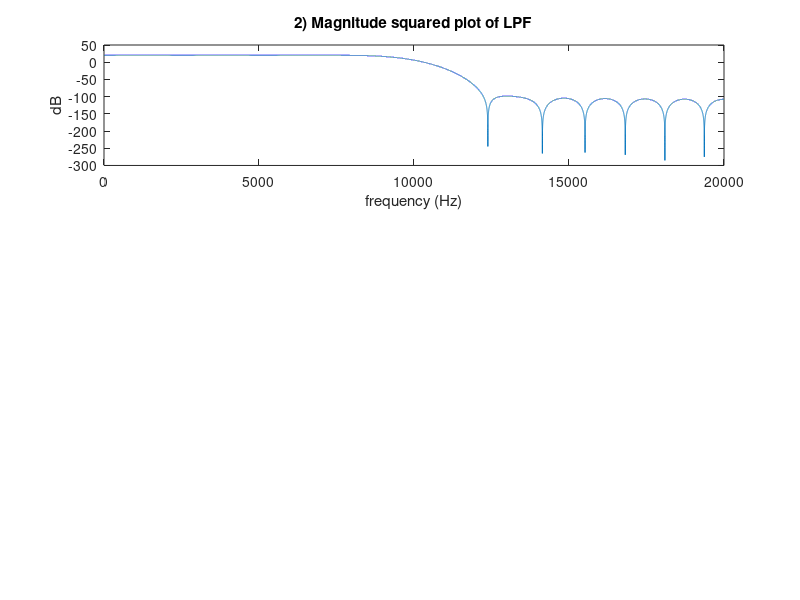

MATLAB code to generate this figure: (Note: this script raises an error after producing the figure.)
% ECE 251 assignment 1: Due noon, Monday Oct 7, 2019
% Given: 
%   - The noise is complex Gaussian white noise with zero mean and
%       variance sigma^2
%   - The filter has a 3dB bandwidth of 10kHz and an attenuation of 50dB
%       at 12kHz. The DC gain is 20dB.

close all;
clear all;
clc

%% 1. Determine the variance of the noise to correspond to thermal reciever
% noise assuming temperature T = 300K and a noise figure NF = 5dB.
Tk = 300; %Kelvin
k = 1.381E-23; %Joules/Kelvin
var = Tk*k/4; %Joules (see explanation of part 1 for formula rationale)
fprintf('1) variance of noise: ');
fprintf(num2str(var));
fprintf(' Joules\n')

%% 2. Design LPF and plot its mag-squared frequency response (use fir1)
%KNOBS
fs = 40000; % sampling frequency
cutoff = 10000;
order = 30;
N = 5; % number of seconds
DC_gain_scalar = 2.73; % tuned to give passband gain of ~20dB

Ts = 1/fs;
t = 0:Ts:N;

% filt = fir1(order, cutoff/fs/2); % LPF. 1 in 2nd arg corresponds to fs/2
filt = DC_gain_scalar.*fir1(order, 2*cutoff/fs);
F_mag = abs(fft(filt, round(length(t)/2))); %frequency domain filter magnitude
F_mag = (F_mag(1:round(length(F_mag)/2))); %just want the positive freqs 0 to pi
F_magsqDB = 20*log(F_mag); %calculate the magnitude squared values in DB
f = linspace(1,fs/2,length(F_magsqDB));

% Plot results
figure(1)
subplot(3,1,1)
plot(f,F_magsqDB)
title('2) Magnitude squared plot of LPF')
xlabel('frequency (Hz)')
ylabel('dB')

%% 3. Generate complex noise vector and pass it through the filter to get y
std = sqrt(var);
%default normal std dev = 1, so have to scale it.
r = randn(length(t),1)*std; %generate real white noise
im = randn(length(t),1)*std; %generate imaginary white noise
v = r + i.*im;

% compute PSD of unfiltered noise
P_v = PSD(v,t,50);
w_v = linspace(0,fs/2,length(P_v));

subplot(3,1,2)
plot(w_v,10*log(P_v))
title('Power Spectral Density of Unfiltered White Noise')
xlabel('frequency (Hz)')
ylabel('dB')
%compute y[n] using filter
y = filter(filt,1,v);
%% 4. Compute and plot the spectrum of the noise at the output of the 
% filter by averaging the magnitude squared Fourier transform of 50 blocks
% of the output data y[n]. The frequency resolution of the spectrum should
% be 10Hz or less.
%KNOBS
NF_dB = 5; %noise figure of reciever
num_chunks = 50; %number of PSD chunks to average

P_y = PSD(y,t,num_chunks);
P_y = P_y.*10^(NF_dB/20); %multiply in noise figure
w = linspace(0,fs/2,length(P_y));

subplot(3,1,3)
plot(w,10*log(P_y))
title('4) Power Spectral Density of Filtered White Noise')
xlabel('frequency (Hz)')
ylabel('dB')

%% 5. Compute the total noise power at the filter output
sum = 0;
res = w(2)-w(1);
for k = 1:length(P_y)
    sum = P_y(k)*res;
end
fprintf('5) total filtered signal power: ')
fprintf(num2str(sum));
fprintf(' Watts\n');




%%--------------------------Helper functions------------------------------
%PSD: calculates the power spectral density of a signal x using
%Wiener-Kinchin method
%args: x - input signal vector
%   t - corresponding time vector
%   N - number of chunks
%output: P - PSD vector
function [P] = PSD(x,t,N)
T0 = (t(end) - t(1))/N;
chunk_len = fix(length(x)/N);
sum = zeros(chunk_len/2,1);
for k = 0:N-1
    chunk = x(chunk_len*k+1:chunk_len*(k+1));
    Chunk = fft(chunk);
    Chunk = Chunk(1:fix(length(Chunk)/2));
    Chunk_magsq = abs(Chunk).^2;
    sum = sum + Chunk_magsq./T0;
end
P = sum/N;
end








